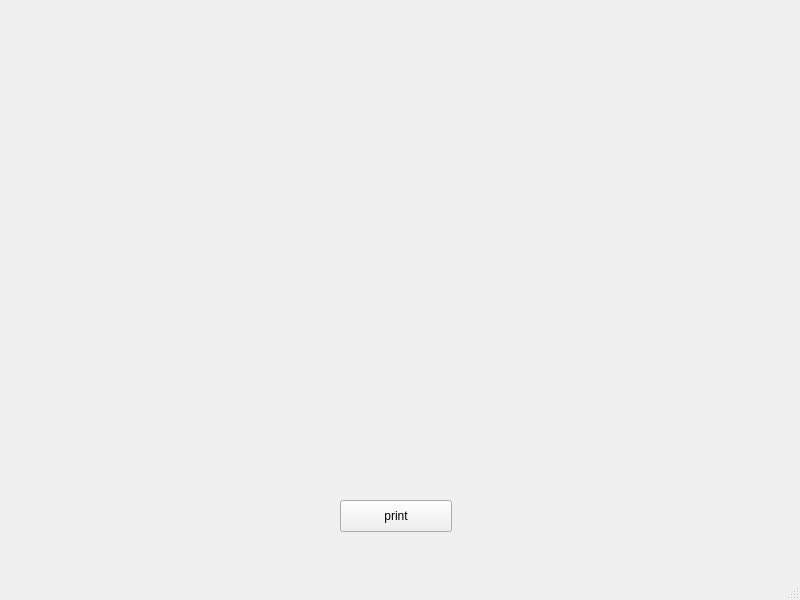
<?xml version="1.0" encoding="UTF-8"?>
<ui version="4.0">
 <class>MainWindow</class>
 <widget class="QMainWindow" name="MainWindow">
  <property name="geometry">
   <rect>
    <x>0</x>
    <y>0</y>
    <width>800</width>
    <height>600</height>
   </rect>
  </property>
  <property name="windowTitle">
   <string>MainWindow</string>
  </property>
  <widget class="QWidget" name="centralwidget">
   <widget class="QPushButton" name="pushButton_print">
    <property name="geometry">
     <rect>
      <x>340</x>
      <y>500</y>
      <width>112</width>
      <height>32</height>
     </rect>
    </property>
    <property name="focusPolicy">
     <enum>Qt::StrongFocus</enum>
    </property>
    <property name="text">
     <string>print</string>
    </property>
    <property name="icon">
     <iconset>
      <normalon>:/icon/print.png</normalon>
     </iconset>
    </property>
    <property name="shortcut">
     <string>Return</string>
    </property>
   </widget>
   <widget class="QWidget" name="verticalLayoutWidget">
    <property name="geometry">
     <rect>
      <x>20</x>
      <y>10</y>
      <width>751</width>
      <height>471</height>
     </rect>
    </property>
    <layout class="QVBoxLayout" name="verticalLayout"/>
   </widget>
  </widget>
  <widget class="QMenuBar" name="menubar">
   <property name="geometry">
    <rect>
     <x>0</x>
     <y>0</y>
     <width>800</width>
     <height>22</height>
    </rect>
   </property>
  </widget>
  <widget class="QStatusBar" name="statusbar"/>
 </widget>
 <resources>
  <include location="../resource/resource.qrc"/>
 </resources>
 <connections/>
</ui>
